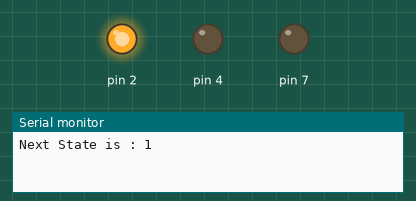
Recording of a sketch running on a simulated Arduino Uno, built with avr-gcc and run on an emulated ATmega328P. Parts: output pins drawn as LEDs (lit = HIGH), the last lines printed to the serial monitor.

Above: at 3.0 s.
At 9.5 s:
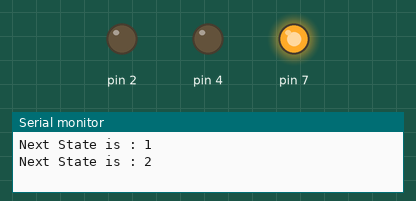
At 14.0 s:
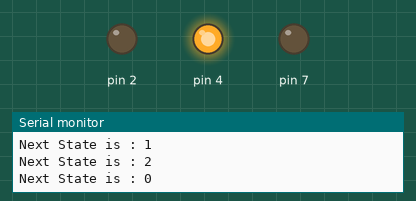
Timing chart, 0 to 19.5 s (numbered marks = the images above):
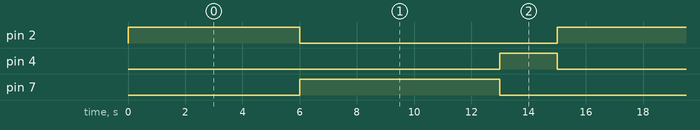

The sketch:

trafficLights.ino
```cpp
/*
  Created by Evangleos Stamatis
    gmail : evanstamatis@gmail.com
  Date : 05/29/2024

    Sketch implements The usage of Traffic Lights with a state machine.
    State zero : Red Light  <----|
    State one : Green Light      |
    State two : Orange Light ----|

*/
void setup() {
  // put your setup code here, to run once:
  Serial.begin(9600);
  pinMode(2, OUTPUT);
  pinMode(4, OUTPUT);
  pinMode(7, OUTPUT);
}
int var =0;
void loop() {
  // put your main code here, to run repeatedly:

  switch(var){
     case 0:
      digitalWrite(2, HIGH);
      digitalWrite(4, LOW);
      digitalWrite(7 , LOW);
      var = 1;
      Serial.println("Next State is : " + String(var));
      delay(6000);
      break;
    case 1:
      digitalWrite(2, LOW);
      digitalWrite(4, LOW);
      digitalWrite(7, HIGH);
      var = 2;
      Serial.println("Next State is : " + String(var));
      delay(7000);
      break;
    case 2:
      digitalWrite(2, LOW);
      digitalWrite(4, HIGH);
      digitalWrite(7, LOW);
      var = 0;
      Serial.println("Next State is : " + String(var));
      delay(2000);
      break;
    default:
      var = 0;
  }

}
```

Measured:
- by itself, pin 2: alternates HIGH for 6.0 s and LOW for 9.0 s
- by itself, pin 4: alternates HIGH for 2.0 s and LOW for 13.0 s
- by itself, pin 7: alternates HIGH for 7.0 s and LOW for 8.0 s
